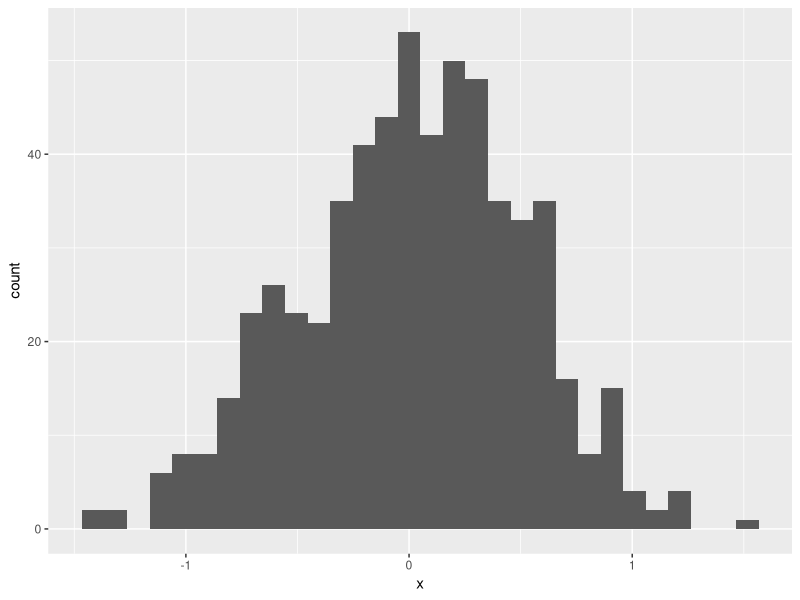

Generate this figure with R:
## ---- chunk 1
knitr::opts_chunk$set(echo = TRUE)
## ---- chunk 2
library(tidyverse)
## ---- chunk 3
sample = rnorm(600)
## ---- chunk 4
new_df=
  tibble(
    x = rnorm(600, sd = 0.5),
    y = 1 + 2 * x + rnorm(600)
  )

tail(new_df)
## ---- chunk 5
ggplot(new_df, aes(x = x)) + geom_histogram()
